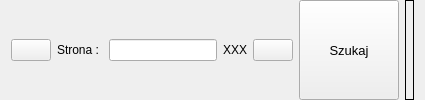
                      <widget class="QWidget" name="widget_9" native="true">
                       <property name="sizePolicy">
                        <sizepolicy hsizetype="Fixed" vsizetype="Fixed">
                         <horstretch>0</horstretch>
                         <verstretch>0</verstretch>
                        </sizepolicy>
                       </property>
                       <layout class="QHBoxLayout" name="horizontalLayout_4">
                        <property name="topMargin">
                         <number>0</number>
                        </property>
                        <property name="bottomMargin">
                         <number>0</number>
                        </property>
                        <item>
                         <widget class="QPushButton" name="prevEmailTableBtn">
                          <property name="sizePolicy">
                           <sizepolicy hsizetype="Fixed" vsizetype="Fixed">
                            <horstretch>0</horstretch>
                            <verstretch>0</verstretch>
                           </sizepolicy>
                          </property>
                          <property name="cursor">
                           <cursorShape>PointingHandCursor</cursorShape>
                          </property>
                          <property name="toolTip">
                           <string>Strona poprzednia</string>
                          </property>
                          <property name="text">
                           <string/>
                          </property>
                         </widget>
                        </item>
                        <item>
                         <widget class="QLabel" name="label_20">
                          <property name="sizePolicy">
                           <sizepolicy hsizetype="Fixed" vsizetype="Preferred">
                            <horstretch>0</horstretch>
                            <verstretch>0</verstretch>
                           </sizepolicy>
                          </property>
                          <property name="text">
                           <string>Strona : </string>
                          </property>
                         </widget>
                        </item>
                        <item>
                         <widget class="QLineEdit" name="jumpToPagelineEdit">
                          <property name="placeholderText">
                           <string/>
                          </property>
                         </widget>
                        </item>
                        <item>
                         <widget class="QLabel" name="pageNumberLabel">
                          <property name="sizePolicy">
                           <sizepolicy hsizetype="Fixed" vsizetype="Preferred">
                            <horstretch>0</horstretch>
                            <verstretch>0</verstretch>
                           </sizepolicy>
                          </property>
                          <property name="text">
                           <string>XXX</string>
                          </property>
                         </widget>
                        </item>
                        <item>
                         <widget class="QPushButton" name="nextEmailTableBtn">
                          <property name="sizePolicy">
                           <sizepolicy hsizetype="Fixed" vsizetype="Fixed">
                            <horstretch>0</horstretch>
                            <verstretch>0</verstretch>
                           </sizepolicy>
                          </property>
                          <property name="cursor">
                           <cursorShape>PointingHandCursor</cursorShape>
                          </property>
                          <property name="toolTip">
                           <string>Strona Następna</string>
                          </property>
                          <property name="text">
                           <string/>
                          </property>
                         </widget>
                        </item>
                        <item>
                         <widget class="QPushButton" name="showSearchPanelBtn">
                          <property name="sizePolicy">
                           <sizepolicy hsizetype="Minimum" vsizetype="Preferred">
                            <horstretch>0</horstretch>
                            <verstretch>0</verstretch>
                           </sizepolicy>
                          </property>
                          <property name="minimumSize">
                           <size>
                            <width>100</width>
                            <height>0</height>
                           </size>
                          </property>
                          <property name="font">
                           <font>
                            <pointsize>10</pointsize>
                            <bold>false</bold>
                            <hintingpreference>PreferDefaultHinting</hintingpreference>
                           </font>
                          </property>
                          <property name="cursor">
                           <cursorShape>PointingHandCursor</cursorShape>
                          </property>
                          <property name="toolTip">
                           <string>Pokarz/Ukryj belkę szukaj</string>
                          </property>
                          <property name="text">
                           <string>Szukaj</string>
                          </property>
                          <property name="autoDefault">
                           <bool>false</bool>
                          </property>
                          <property name="flat">
                           <bool>false</bool>
                          </property>
                         </widget>
                        </item>
                        <item>
                         <widget class="QLabel" name="selectedTagLabel">
                          <property name="frameShape">
                           <enum>QFrame::Shape::Box</enum>
                          </property>
                          <property name="text">
                           <string/>
                          </property>
                         </widget>
                        </item>
                       </layout>
                      </widget>
